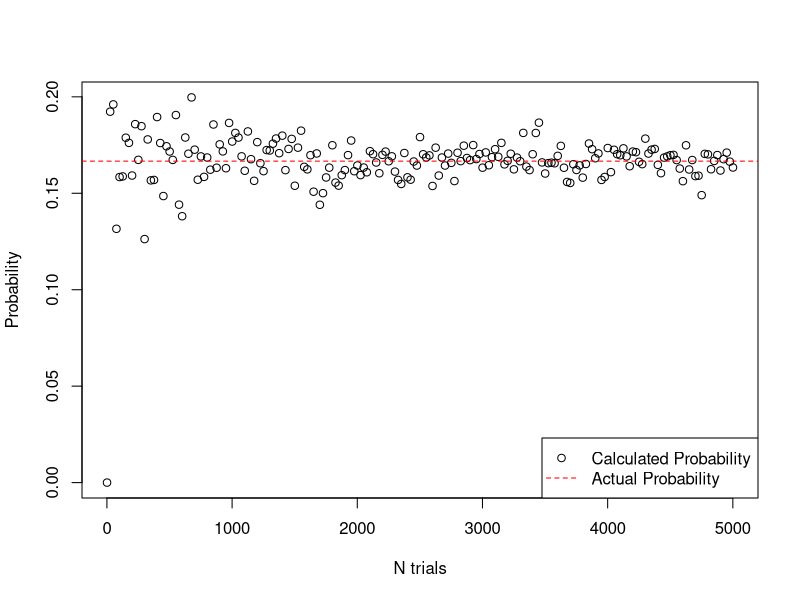
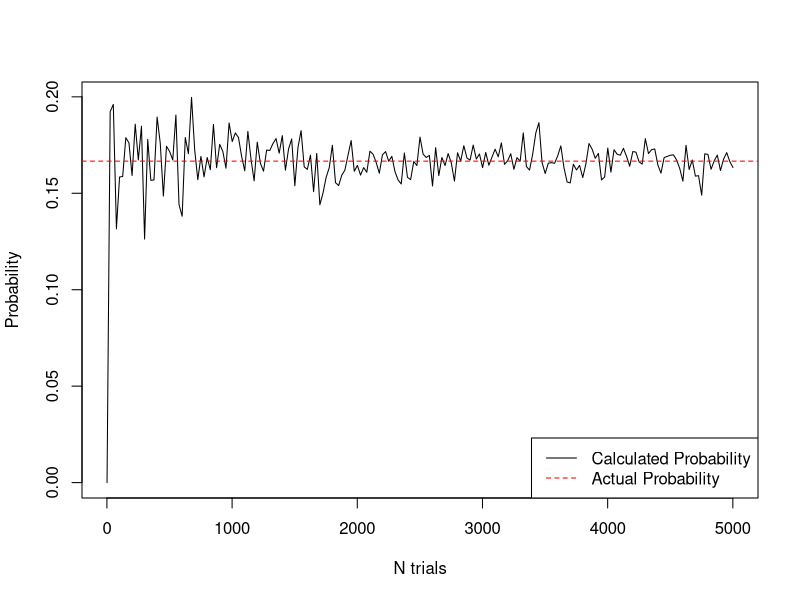

Generate these figures, in order, with R:
# Rough and purposely non-commented code for 1/22/15 discussion

roll_di = function(){
	return(sample(1:6, 1))
}

rolls = function(n){
	out = sapply(1:n, function(i){
		return(roll_di())
	})
	return(out)
}

yahtzee = function(n){
	turns = sapply(1:n, function(i){
		one_turn = rolls(5)

		#return(one_turn[1] == one_turn[2] & one_turn[2] == one_turn[3] & one_turn[3] == one_turn[4] & one_turn[4] == one_turn[5])

		return(sum(one_turn[1] == one_turn[2:5]) == 4)
	})
	return(turns)
}

a = yahtzee(50000)
sum(a)/length(a)

yahtzee_prob = function(N){
	return(sum(yahtzee(N)) / N)
}


actual_answer = choose(5,5) * choose(6,1) / 6 ^ 5
trial_n = c(100, 1000, 10000, 100000, 500000)
# This might take a little time
empirical_probs = sapply(trial_n, yahtzee_prob)


pair = function(n){
	turns = sapply(1:n, function(i){
		one_turn = rolls(2)
		return(one_turn[1] == one_turn[2])
	})
	return(turns)
}

pair_prob = function(N){
	return(sum(pair(N)) / N)
}

actual_pair_prob = choose(2,2) * choose(6,1) / 6 ^ 2

trial_n = seq(1, 5001, 25)
# This might take a little time
empirical_pair_probs = sapply(trial_n, pair_prob)


plot(trial_n, empirical_pair_probs, xlab = "N trials", ylab = "Probability")
abline(h = actual_pair_prob, col = "RED", lty = 2)
legend("bottomright", c("Calculated Probability", "Actual Probability"), pch = c(1,NA), lty = c(NA, 2), col = c("Black","Red"))


plot(trial_n, empirical_pair_probs, xlab = "N trials", ylab = "Probability", type = "l")
abline(h = actual_pair_prob, col = "RED", lty = 2)
legend("bottomright", c("Calculated Probability", "Actual Probability"), lty = c(1, 2), col = c("Black","Red"))



